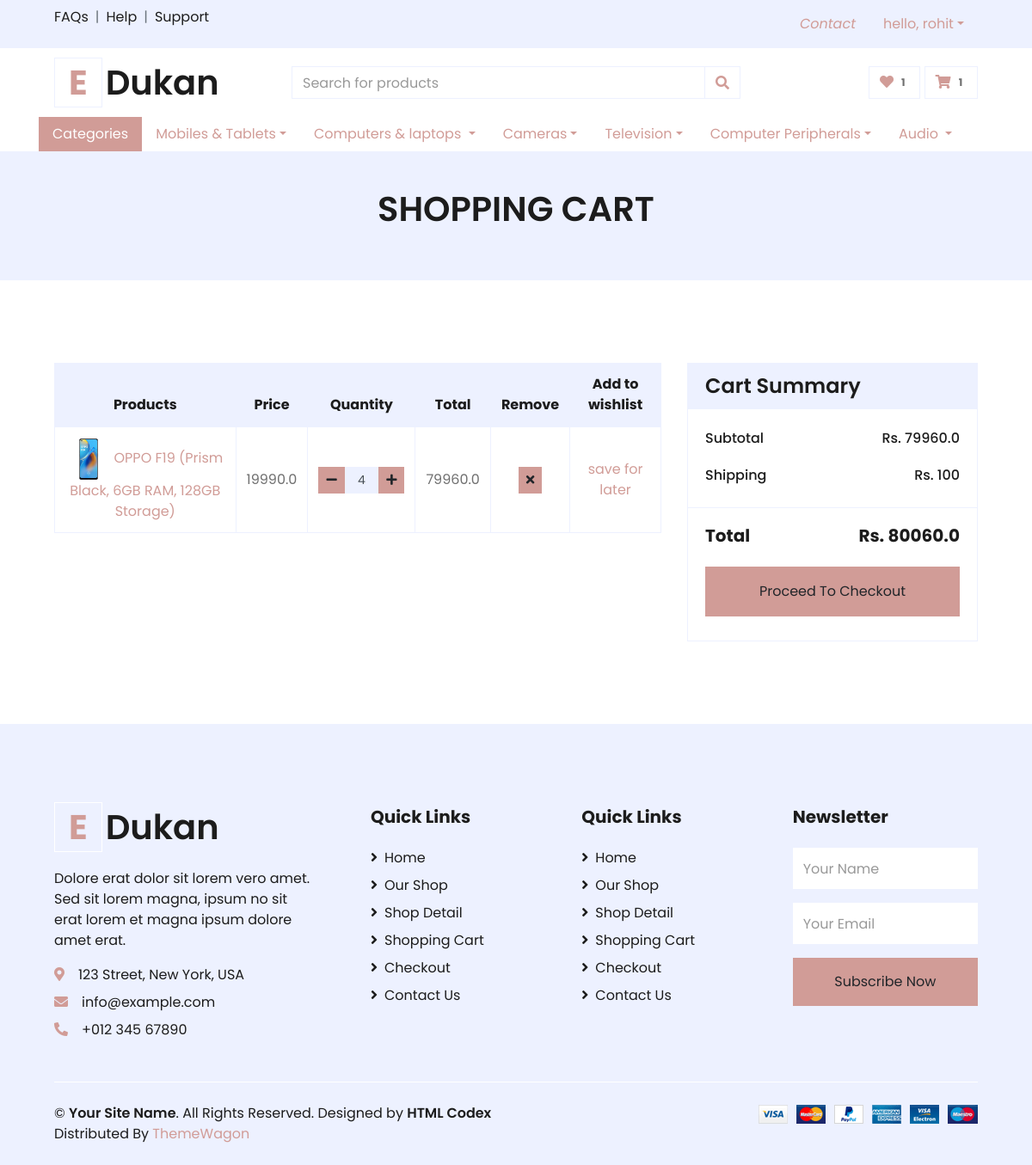
The app's page /cart/ (signed in) with its own data.
### cart/models.py (models this page shows, shortened)
class Cart(models.Model):
    product=models.ForeignKey(Product, on_delete=models.CASCADE)
    customer=models.ForeignKey(User, on_delete=models.CASCADE)
    qty=models.IntegerField(default=0)
    def get_total(self):
        return self.qty* self.product.price

### products/models.py (models this page shows, shortened)
class Product(models.Model):
    category=models.ForeignKey(Sub_category, on_delete=models.CASCADE)
    product_name=models.CharField(max_length=100)
    image=models.ImageField(upload_to="Item_image/")
    price=models.FloatField()
    discount=models.FloatField()
    actual_price=models.FloatField()
    brand=models.CharField( max_length=100)
    model_name=models.CharField( max_length=100)
    qty=models.IntegerField(default=0)
    desc=models.TextField()
    review_count=models.IntegerField(default=0)
    rating_count=models.FloatField(default=0)

### cart/views.py (the view)
# urls.py: path('', views.cart , name="cart"  ),
def cart(request):
    if  request.user.is_authenticated:
        user=request.user.id
        items=Cart.objects.filter(customer_id=user)
        subtotal=float()
        for i in range(len(items)):
            subtotal+=items[i].product.price*items[i].qty
        context={
        'cart_item':len(Cart.objects.filter(customer_id=request.user.id)),
        'wishlist_item':len(Wishlist.objects.filter(customer_id=request.user.id)),
        'cart_items':Cart.objects.filter(customer_id=request.user.id),
        'subtotal':subtotal,
        'total':subtotal+100
        }
        return render(request, "cart.html",context)
    else:
        return redirect("/customer/login")

### templates/cart.html (shortened to what this page needs)
{% extends 'base.html' %}
{% load static %}
{% block body%}
    <div class="container-fluid bg-secondary mb-5">
        <div class="d-flex flex-column align-items-center justify-content-center" style="min-height: 150px">
            <h1 class="font-weight-semi-bold text-uppercase mb-3">Shopping Cart</h1>
        </div>
    </div>
{% if cart_items%}
    <div class="container-fluid pt-5">
        <div class="row px-xl-5">
            <div class="col-lg-8 table-responsive mb-5">
                <table class="table table-bordered text-center mb-0">
                    <thead class="bg-secondary text-dark">
                        <tr>
                            <th>Products</th>
                            <th>Price</th>
                            <th>Quantity</th>
                            <th>Total</th>
                            <th>Remove</th>
                            <th>Add to wishlist</th>
                        </tr>
                    </thead>
                    <tbody class="align-middle">
                        {% for item in cart_items%}
                        <tr>
                            <td class="align-middle"><img src="/media/Item_image/{{item.product.image}}" alt="" style="width: 50px;">
                                <a href="{% url "products:item_detail" item.product.id %}">{{item.product.product_name}}</a></td>
                            <td  class="align-middle">{{item.product.price}}</td>
                            <td class="align-middle">
                                <div class="input-group quantity mx-auto" style="width: 100px;">
                                    <div class="input-group-btn"><a href={% url "cart:remove_one_cart" item.product.id %}>
                                        <button class="btn btn-sm btn-primary btn-minus" >
                                        <i class="fa fa-minus"></i>
                                        </button> </a>
                                    </div>
                                    <p  class="form-control form-control-sm bg-secondary text-center">{{item.qty}}</p>
                                    <div class="input-group-btn"> <a href={% url "cart:add_one_cart" item.product.id %}>
                                        <button class="btn btn-sm btn-primary btn-plus">
                                             <i class="fa fa-plus"></i>
                                        </button></a>
                                    </div>
                                </div>
                            </td>
                            <td class="align-middle">{{item.get_total}}</td>
                            <td class="align-middle">
                                <a href={% url "cart:delect_from_cart" item.product.id %}>
                                <button class="btn btn-sm btn-primary"><i class="fa fa-times"></i></button>
                            </td>
                            <td class="align-middle">
                                <a href={% url "cart:cart_to_wishlist" item.product.id %}>
                                save for later
                            </td>
                        </tr>
                        {% endfor%}
                    </tbody>
                </table>
            </div>
            <div class="col-lg-4">
                <div class="card border-secondary mb-5">
                    <div class="card-header bg-secondary border-0">
                        <h4 class="font-weight-semi-bold m-0">Cart Summary</h4>
                    </div>
                    <div class="card-body">
                        <div class="d-flex justify-content-between mb-3 pt-1">
                            <h6 class="font-weight-medium">Subtotal</h6>
                            <h6 class="font-weight-medium">Rs. {{subtotal}}</h6>
                        </div>
                        <div class="d-flex justify-content-between">
                            <h6 class="font-weight-medium">Shipping</h6>
                            {% if subtotal %}
                            <h6 class="font-weight-medium">Rs. 100</h6>
                            {% endif%}
                        </div>
                    </div>
                    <div class="card-footer border-secondary bg-transparent">
                        <div class="d-flex justify-content-between mt-2">
                            <h5 class="font-weight-bold">Total</h5>
                            <h5 class="font-weight-bold">Rs. {{total}}</h5>
                        </div>
                       <a href="/checkout"> <button class="btn btn-block btn-primary my-3 py-3">Proceed To Checkout</button>
                       </a>
                    </div>
                </div>
            </div>
        </div>
    </div>
{% else%}
<h2> Empty Cart</h2>
{% endif%}
    {% endblock%}

### templates/base.html (shortened to what this page needs)
{% load static %}
<!DOCTYPE html>
<html lang="en">
<head>
    <link href="https://cdnjs.cloudflare.com/ajax/libs/font-awesome/5.10.0/css/all.min.css" rel="stylesheet">
    <link href="{%static 'lib/owlcarousel/assets/owl.carousel.min.css'%}" rel="stylesheet">
    <link href="{%static 'css/style.css'%}" rel="stylesheet">
</head>
<body>
    <div class="container-fluid">
        <div class="row bg-secondary py-2 px-xl-5">
            <div class="col-lg-6 d-none d-lg-block">
                <div class="d-inline-flex align-items-center">
                    <a class="text-dark" href="">FAQs</a>
                    <span class="text-muted px-2">|</span>
                    <a class="text-dark" href="">Help</a>
                    <span class="text-muted px-2">|</span>
                    <a class="text-dark" href="">Support</a>
                </div>
            </div>
            <div class="col-lg-6 text-center text-lg-right">
                <div class="d-inline-flex align-items-center">
                    <i><a href={% url "core:contact" %} class="nav-item nav-link">Contact</a></i>
                    <div class="nav-item dropdown">
                        {% if request.user.is_authenticated %}
                        <a class="nav-link dropdown-toggle" data-toggle="dropdown">hello, {{request.user.first_name}}</a>
                        {% else%}
                        <a class="nav-link dropdown-toggle" data-toggle="dropdown">Account & List</a>
                        {% endif%}
                    </div>
                </div>
            </div>
        </div>
        <div class="row align-items-center py-3 px-xl-5">
            <div class="col-lg-3 d-none d-lg-block">
                <a href={% url "core:index" %} class="text-decoration-none">
                    <h1 class="m-0 display-5 font-weight-semi-bold"><span class="text-primary font-weight-bold border px-3 mr-1">E</span>Dukan</h1>
                </a>
            </div>
            <div class="col-lg-6 col-6 text-left">
                <form action="">
                    <div class="input-group">
                        <input type="text" class="form-control" placeholder="Search for products">
                        <div class="input-group-append">
                            <span class="input-group-text bg-transparent text-primary">
                                <i class="fa fa-search"></i>
                            </span>
                        </div>
                    </div>
                </form>
            </div>
            <div class="col-lg-3 col-6 text-right">
                <a href="/cart/wishlist" class="btn border">
                    <i class="fas fa-heart text-primary"></i>
                    <span class="badge">{{wishlist_item}}</span>
                </a>
                <a href={% url "cart:cart" %} class="btn border">
                    <i class="fas fa-shopping-cart text-primary"></i>
                    <span class="badge">{{cart_item}}</span>
                </a>
            </div>
        </div>
    </div>
    <div class="container">
    <ul class="nav nav-pills">
        <li class="nav-item">
          <a class="nav-link active" aria-current="page">Categories</a>
        </li>
        <div class="nav-item dropdown">
            <a class="nav-link dropdown-toggle" data-toggle="dropdown">Mobiles & Tablets</a>
        </div>
        <div class="nav-item dropdown">
            <a class="nav-link dropdown-toggle" data-toggle="dropdown">Computers & laptops </a>
        </div>
        <div class="nav-item dropdown">
            <a class="nav-link dropdown-toggle" data-toggle="dropdown">Cameras</a>
        </div>
        <div class="nav-item dropdown">
            <a class="nav-link dropdown-toggle" data-toggle="dropdown">Television</a>
        </div>
        <div class="nav-item dropdown">
            <a class="nav-link dropdown-toggle" data-toggle="dropdown">Computer Peripherals</a>
        </div>
        <div class="nav-item dropdown">
            <a class="nav-link dropdown-toggle" data-toggle="dropdown">Audio </a>
        </div>
      </ul>
    </div>
{% block body%} {% endblock%}
    <div class="container-fluid bg-secondary text-dark mt-5 pt-5">
        <div class="row px-xl-5 pt-5">
            <div class="col-lg-4 col-md-12 mb-5 pr-3 pr-xl-5">
                <a href={% url "core:index" %} class="text-decoration-none">
                    <h1 class="mb-4 display-5 font-weight-semi-bold"><span class="text-primary font-weight-bold border border-white px-3 mr-1">E</span>Dukan</h1>
                </a>
                <p>Dolore erat dolor sit lorem vero amet. Sed sit lorem magna, ipsum no sit erat lorem et magna ipsum dolore amet erat.</p>
                <p class="mb-2"><i class="fa fa-map-marker-alt text-primary mr-3"></i>123 Street, New York, USA</p>
                <p class="mb-2"><i class="fa fa-envelope text-primary mr-3"></i>info@example.com</p>
                <p class="mb-0"><i class="fa fa-phone-alt text-primary mr-3"></i>+012 345 67890</p>
            </div>
            <div class="col-lg-8 col-md-12">
                <div class="row">
                    <div class="col-md-4 mb-5">
                        <h5 class="font-weight-bold text-dark mb-4">Quick Links</h5>
                        <div class="d-flex flex-column justify-content-start">
                            <a class="text-dark mb-2" href="index.html"><i class="fa fa-angle-right mr-2"></i>Home</a>
                            <a class="text-dark mb-2" href="shop.html"><i class="fa fa-angle-right mr-2"></i>Our Shop</a>
                            <a class="text-dark mb-2" href="detail.html"><i class="fa fa-angle-right mr-2"></i>Shop Detail</a>
                            <a class="text-dark mb-2" href="cart.html"><i class="fa fa-angle-right mr-2"></i>Shopping Cart</a>
                            <a class="text-dark mb-2" href="checkout.html"><i class="fa fa-angle-right mr-2"></i>Checkout</a>
                            <a class="text-dark" href="contact.html"><i class="fa fa-angle-right mr-2"></i>Contact Us</a>
                        </div>
                    </div>
                    <div class="col-md-4 mb-5">
                        <h5 class="font-weight-bold text-dark mb-4">Quick Links</h5>
                        <div class="d-flex flex-column justify-content-start">
                            <a class="text-dark mb-2" href="index.html"><i class="fa fa-angle-right mr-2"></i>Home</a>
                            <a class="text-dark mb-2" href="shop.html"><i class="fa fa-angle-right mr-2"></i>Our Shop</a>
                            <a class="text-dark mb-2" href="detail.html"><i class="fa fa-angle-right mr-2"></i>Shop Detail</a>
                            <a class="text-dark mb-2" href="cart.html"><i class="fa fa-angle-right mr-2"></i>Shopping Cart</a>
                            <a class="text-dark mb-2" href="checkout.html"><i class="fa fa-angle-right mr-2"></i>Checkout</a>
                            <a class="text-dark" href="contact.html"><i class="fa fa-angle-right mr-2"></i>Contact Us</a>
                        </div>
                    </div>
                    <div class="col-md-4 mb-5">
                        <h5 class="font-weight-bold text-dark mb-4">Newsletter</h5>
                        <form action="">
                            <div class="form-group">
                                <input type="text" class="form-control border-0 py-4" placeholder="Your Name" required="required" />
                            </div>
                            <div class="form-group">
                                <input type="email" class="form-control border-0 py-4" placeholder="Your Email"
                                    required="required" />
                            </div>
                            <div>
                                <button class="btn btn-primary btn-block border-0 py-3" type="submit">Subscribe Now</button>
                            </div>
                        </form>
                    </div>
                </div>
            </div>
        </div>
        <div class="row border-top border-light mx-xl-5 py-4">
            <div class="col-md-6 px-xl-0">
                <p class="mb-md-0 text-center text-md-left text-dark">
                    &copy; <a class="text-dark font-weight-semi-bold" href="#">Your Site Name</a>. All Rights Reserved. Designed
                    by
                    <a class="text-dark font-weight-semi-bold" href="https://htmlcodex.com">HTML Codex</a><br>
                    Distributed By <a href="https://themewagon.com" target="_blank">ThemeWagon</a>
                </p>
            </div>
            <div class="col-md-6 px-xl-0 text-center text-md-right">
                <img class="img-fluid" src="{%static 'img/payments.png'%}" alt="">
            </div>
        </div>
    </div>
</body>
</html>

### records on screen
Cart: product.image (picture), product.product_name "OPPO F19 (Prism Black, 6GB RAM, 128GB Storage)", product.price "19990.0", qty "4", get_total "79960.0"

### other values on screen
{{ request.user.first_name }} "rohit"
{{ wishlist_item }} "1"
{{ cart_item }} "1"
{{ subtotal }} "79960.0"
{{ total }} "80060.0"
